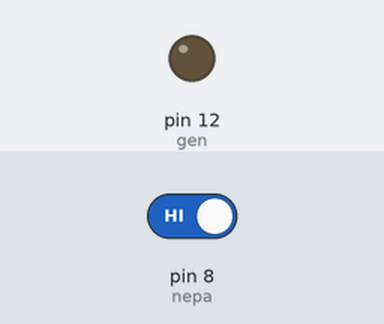
A sketch run on a simulated Arduino Uno, built with avr-gcc and run on an emulated ATmega328P. Shown: output pins drawn as LEDs (lit = HIGH). Dashed ring = blinking. The inputs (shaded band) are chosen by the test bench; at power-on: pin 8 (nepa) HIGH.

Above: at 1.2 s.
1.3 s: pin 8 (nepa) driven LOW
At 2.0 s:
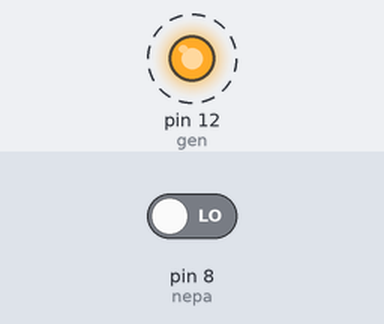
Timing chart, 0 to 10.3 s (numbered marks = the images above; inputs shaded):
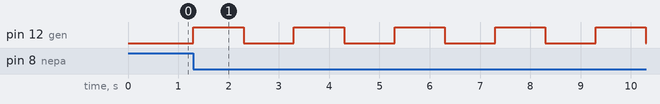

Measured:
- after the input at 1.3 s, pin 12 (gen): alternates HIGH for 1.0 s and LOW for 1.0 s, starting at once

The sketch:

Nepa_Gen.ino
```cpp
void Lblink(int light);
int nepa = 8;
int ctUse = 0;
long int gen = 12;
boolean ledOn = false;
long int prevT = 0;
long int gPrevT = 0;
void setup() {
  // put your setup code here, to run once:

   pinMode(nepa, INPUT);
  pinMode(gen,OUTPUT);

 digitalWrite(gen, LOW);

}

void loop() {
  // put your main code here, to run repeatedly:

long int currT = millis();


    if (digitalRead(nepa) != HIGH){
        int val;
        boolean tst = true;
    if (tst == true)  val = millis();

        while(millis() <=  val + 5000){
          Lblink(gen);

        }
    tst = false;

  digitalWrite(gen, HIGH);

    }
    else {
        digitalWrite(gen, LOW);

      }


}


void Lblink(int light){
 long int currT = millis();


   if(currT - prevT >= 1000){
    ledOn = !ledOn;
    prevT = currT;
    }

    digitalWrite(light,ledOn);

  }
```
